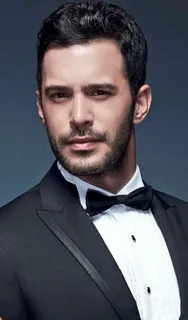
#> input picture omer.jpg, 188 x 320 px
$ jupyter execute Skin-detection.ipynb   (text cells are left out)
#> lines starting #> are read from the running program, lines starting #| are printed output that depends on the picture; after the words box and inside, x2 and y2 are one past the last pixel; in counts of white or black regions, pixels touching at a corner belong together; pictures that were not available may be replaced by others from this repository, and a replacement may not be noted
[cell 1]
import cv2
import numpy as np
import matplotlib.pyplot as plt

[cell 2]
image_path = "omer.jpg"
image = cv2.imread(image_path)
#> image is the input picture: shape (320, 188, 3); mean B, G, R 94.8, 86.5, 86.1

[cell 3]
hsv = cv2.cvtColor(image, cv2.COLOR_BGR2HSV)
#> hsv: shape (320, 188, 3); mean H, S, V 92.3, 76.1, 102.2

lower_skin = np.array([0, 20, 70], dtype=np.uint8)
upper_skin = np.array([20, 255, 255], dtype=np.uint8)

skin_mask = cv2.inRange(hsv, lower_skin, upper_skin)
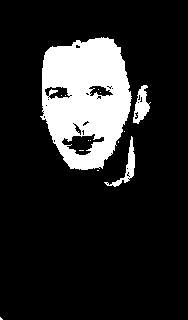
#> skin_mask: shape (320, 188); 15.4% white; 14 white regions (11 under 20 px), largest, box (x1, y1, x2, y2) and area: (40, 37, 132, 170) 8522, (133, 85, 151, 124) 358, (104, 136, 135, 187) 337

result = cv2.bitwise_and(image, image, mask=skin_mask)

plt.subplot(1, 2, 1)
plt.imshow(cv2.cvtColor(image, cv2.COLOR_BGR2RGB))
plt.title("Original Image")

plt.subplot(1, 2, 2)
plt.imshow(cv2.cvtColor(result, cv2.COLOR_BGR2RGB))
plt.title("Skin Detection")

plt.show()
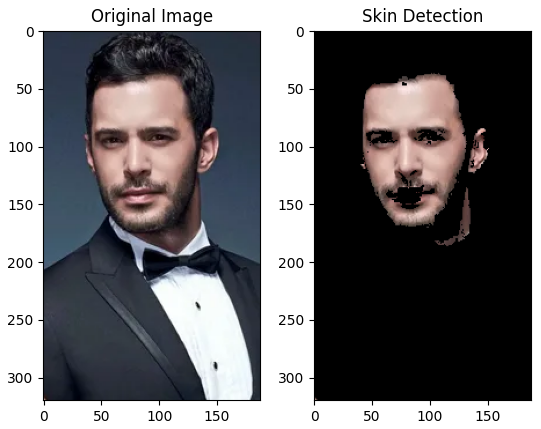
#> figure drawn by matplotlib, 2 panels

[cell 4]
face_cascade = cv2.CascadeClassifier(cv2.data.haarcascades + 'haarcascade_frontalface_default.xml')
eye_cascade = cv2.CascadeClassifier(cv2.data.haarcascades + 'haarcascade_eye.xml')

faces = face_cascade.detectMultiScale(image, scaleFactor=1.1, minNeighbors=5, minSize=(30, 30))
#> faces = [[24, 50, 115, 115]]


for (x, y, w, h) in faces:

    center_face = (x + w // 2, y + h // 2)
    face_h = h // 2
    face_w = int(face_h * 0.72)
    color_face = (255, 255, 0)
    thickness_face = 1

    cv2.ellipse(image, center_face, (face_w, face_h), 0, 0, 360, color_face, thickness_face, cv2.LINE_AA)

    roi_face = image[y:y + h, x:x + w]

    eyes = eye_cascade.detectMultiScale(roi_face)

    for (ex, ey, ew, eh) in eyes:
        center_eye = (x + ex + ew // 2, y + ey + eh // 2)
        color_eye = color_face
        thickness_eye = 1

        eye_major_axis = int(ew * 0.7)
        eye_minor_axis = int(eh * 0.4)
        cv2.ellipse(image, center_eye, (eye_major_axis, eye_minor_axis), 0, 0, 360, color_eye, thickness_eye, cv2.LINE_AA)
#> this loop made 1 pass
#> (x, y, w, h, center_face, face_h, face_w, color_face) on pass 1: (24, 50, 115, 115, (81, 107), 57, 41, (255, 255, 0))
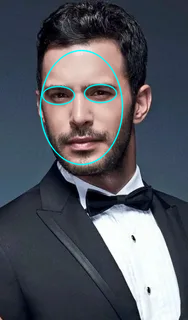
#> image: shape (320, 188, 3); 2.09% of pixels changed, all inside (x1, y1, x2, y2) = (39, 49, 124, 166)
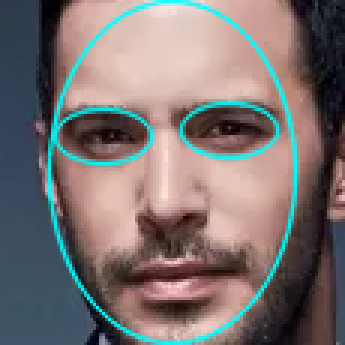
#> roi_face: shape (115, 115, 3) (shown 3 times larger); mean B, G, R 113.4, 114.4, 123.4

plt.imshow(cv2.cvtColor(image, cv2.COLOR_BGR2RGB))
plt.title("Detection")
plt.axis('off')
plt.show()

[cell 5]
cap = cv2.VideoCapture(0)

while True:

    ret, frame = cap.read()
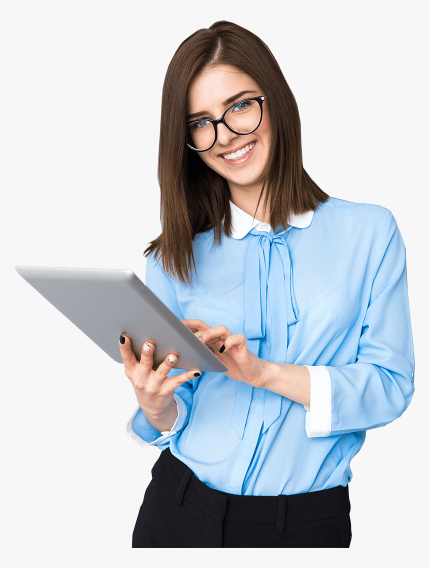
#> input picture Girl.png, 860 x 1136 px, given in place of the camera (shown at 1/2 size)
#> frame is the input picture: shape (1136, 860, 3); mean B, G, R 206.9, 201.2, 196.6
    if not ret:
        print("Error capturing from camera.")
        break

    height, width, _ = frame.shape
#> height = 1136; width = 860

    black_background = np.zeros((height, width, 3), dtype=np.uint8)

    face_center = (width // 2, height // 2)
#> face_center = (430, 568)
    face_h = int(height // 2 * 0.72)
#> face_h = 408
    face_w = int(face_h * 0.72)
#> face_w = 293
    eye_radius = int(face_h * 0.15)
#> eye_radius = 61
    eye_offset = int(eye_radius * 2.2)
#> eye_offset = 134

    color_contour = (255, 255, 0)
    thickness_contour = 2
    cv2.ellipse(black_background, face_center, (face_w, face_h), 0, 0, 360, color_contour, thickness_contour)
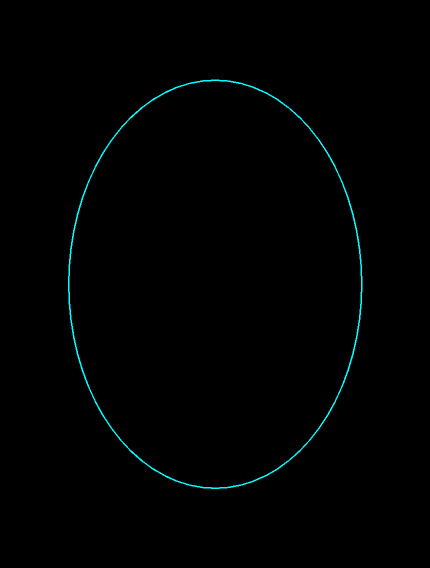
#> black_background: shape (1136, 860, 3) (shown at 1/2 size); mean of channels 0, 1, 2 1.7, 1.7, 0; drawn as B, G, R


    eye_height = int(eye_radius * 0.5)
#> eye_height = 30
    eye_width = int(eye_radius * 1.5)
#> eye_width = 91

    left_eye_center = (face_center[0] - eye_offset, face_center[1] - 10)
#> left_eye_center = (296, 558)
    right_eye_center = (face_center[0] + eye_offset, face_center[1] - 10)
#> right_eye_center = (564, 558)

    cv2.ellipse(black_background, left_eye_center, (eye_width, eye_height), 0, 0, 360, color_contour, thickness_contour)
    cv2.ellipse(black_background, right_eye_center, (eye_width, eye_height), 0, 0, 360, color_contour, thickness_contour)

    font = cv2.FONT_HERSHEY_SIMPLEX
#> font = 0
    text = "Put Your Face"
    font_scale = 1
    font_thickness = 2
    text_size = cv2.getTextSize(text, font, font_scale, font_thickness)[0]
#> text_size = (228, 22)
    text_position = ((width - text_size[0]) // 2, height - 20)
#> text_position = (316, 1116)
    cv2.putText(black_background, text, text_position, font, font_scale, color_contour, font_thickness, cv2.LINE_AA)

    result_frame = cv2.addWeighted(frame, 1, black_background, 0.5, 0)

    cv2.imshow("Face Placement Guide", result_frame)

    if cv2.waitKey(1) & 0xFF == ord('q'):
#> (key q is pressed here)
        break

cap.release()
cv2.destroyAllWindows()

[cell 6]
def change_skin_color(image, new_color):
    # Convert BGR to HSV
    hsv_image = cv2.cvtColor(image, cv2.COLOR_BGR2HSV)


    lower_skin = np.array([0, 20, 70], dtype=np.uint8)
    upper_skin = np.array([20, 255, 255], dtype=np.uint8)


    skin_mask = cv2.inRange(hsv_image, lower_skin, upper_skin)


    non_skin_mask = cv2.bitwise_not(skin_mask)


    image[skin_mask > 0] = new_color
#> image: shape (320, 188, 3); 15.36% of pixels changed, all inside (x1, y1, x2, y2) = (0, 37, 151, 320)

    return image


image_path = "omer.jpg"
original_image = cv2.imread(image_path)


new_skin_color = [0, 255, 0]


modified_image = change_skin_color(original_image.copy(), new_skin_color)


fig, ax = plt.subplots(1, 2, figsize=(10, 5))

ax[0].imshow(cv2.cvtColor(original_image, cv2.COLOR_BGR2RGB))
ax[0].set_title('Original Image')
ax[0].axis('off')

ax[1].imshow(cv2.cvtColor(modified_image, cv2.COLOR_BGR2RGB))
ax[1].set_title('Modified Image')
ax[1].axis('off')

plt.show()
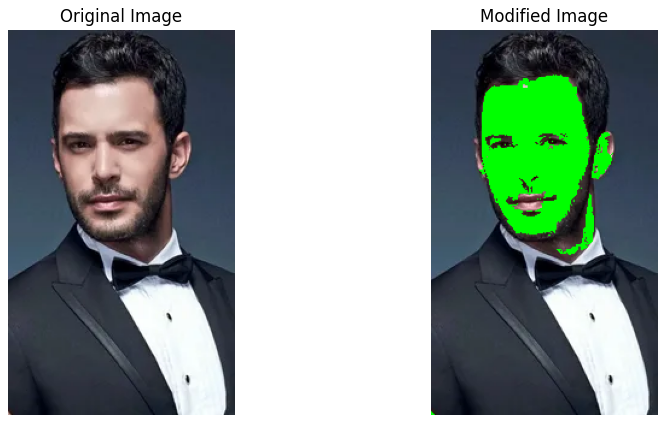
#> figure drawn by matplotlib, 2 panels

[cell 7]
def change_skin_color(image, new_color):
    hsv = cv2.cvtColor(image, cv2.COLOR_BGR2HSV)
#> hsv: shape (480, 640, 3); mean H, S, V 37.6, 35.5, 213.6
    lower_skin = np.array([0, 20, 70], dtype=np.uint8)
    upper_skin = np.array([20, 255, 255], dtype=np.uint8)
    skin_mask = cv2.inRange(hsv, lower_skin, upper_skin)
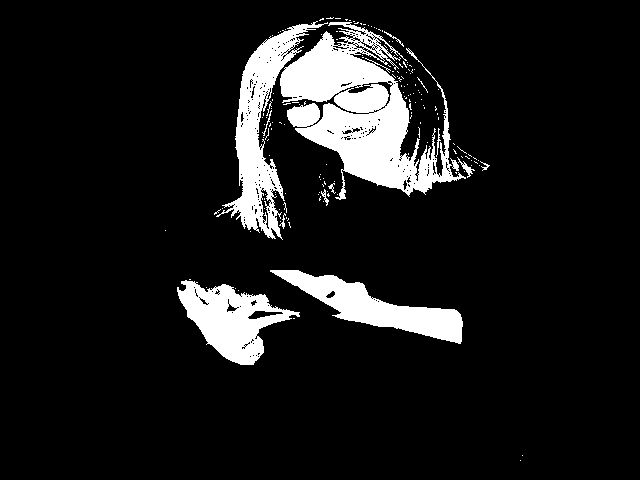
#> skin_mask: shape (480, 640); 10.3% white; 161 white regions (146 under 20 px), largest, box (x1, y1, x2, y2) and area: (280, 22, 466, 200) 14447, (216, 21, 328, 240) 6382, (177, 280, 300, 365) 4955
    image[skin_mask > 0] = new_color
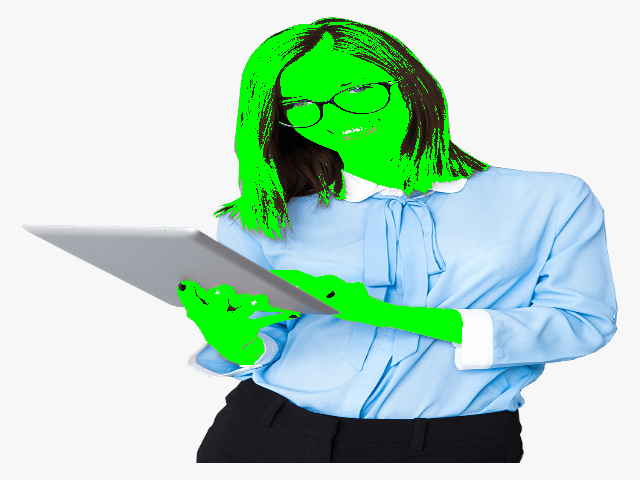
#> image: shape (480, 640, 3); mean of channels 0, 1, 2 195.4, 214, 179.3; drawn as B, G, R
    return image

def process_camera_feed():

    cap = cv2.VideoCapture(0)

    while True:
        ret, frame = cap.read()

        if not ret:
            print("Error capturing from camera.")
            break

        # Resize frame for faster processing (optional)
        frame = cv2.resize(frame, (640, 480))


        result = change_skin_color(frame.copy(), [0, 255, 0])

        # Display the result
        cv2.imshow("Camera Feed", result)

        # Break the loop if 'q' key is pressed or the window is closed
        key = cv2.waitKey(1)
#> (key q is pressed here)
        if key == ord('q'):
            break

    cap.release()
    cv2.destroyAllWindows()

process_camera_feed()

[cell 8]
import cv2
import numpy as np

def open_camera():
    cap = cv2.VideoCapture('http://192.168.100.48:8080/video')

    while True:
        ret, frame = cap.read()

        if not ret:
            print("Error capturing from camera.")
            break


        processed_frame = process_frame(frame)


        cv2.imshow("Processed Frame", processed_frame)

        # Прерывание цикла при нажатии клавиши 'q'
        key = cv2.waitKey(1)
        if key == ord('q'):
            break

    cap.release()
    cv2.destroyAllWindows()

def process_frame(frame):

    gray_frame = cv2.cvtColor(frame, cv2.COLOR_BGR2GRAY)
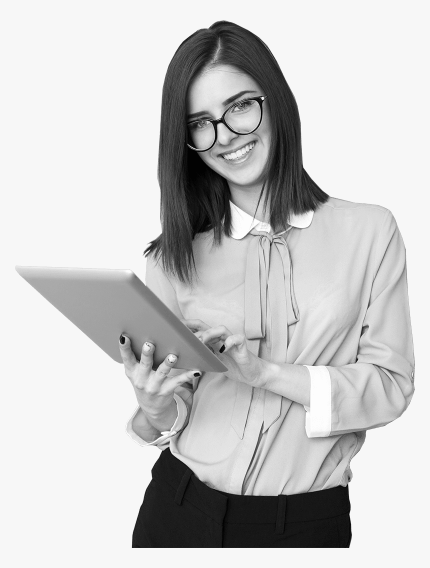
#> gray_frame: shape (1136, 860) (shown at 1/2 size); min 2, max 253, mean 200.5
    return gray_frame

open_camera()
#> (key q is pressed here)
